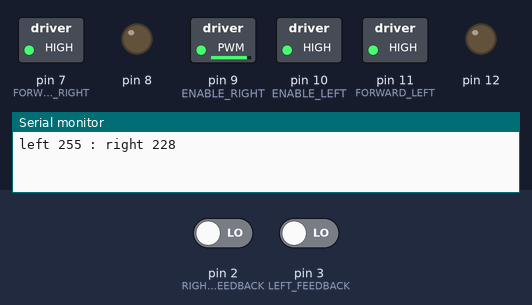
The sketch below on a simulated Arduino Uno, built with avr-gcc and run on an emulated ATmega328P. Parts: switched loads named in the sketch (green lamp = pin HIGH), output pins drawn as LEDs (lit = HIGH), the last lines printed to the serial monitor. The test bench sets the inputs (shaded band); at power-on: pin 2 (RIGHT_FEEDBACK) LOW, pin 3 (LEFT_FEEDBACK) LOW.

Above: at 0.1 s.
At 7.0 s:
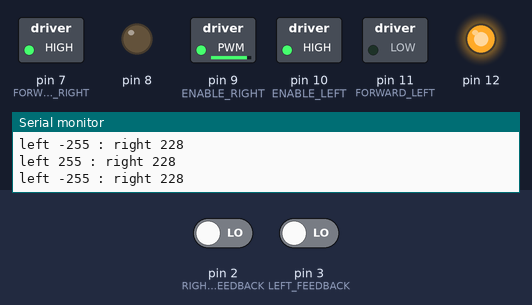
At 12.1 s:
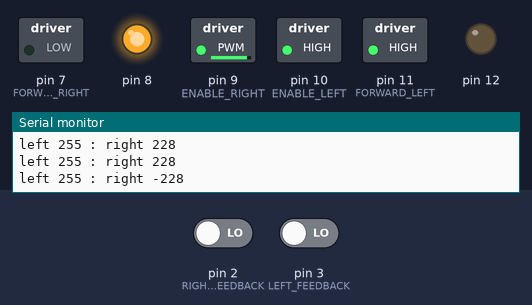
At 21.0 s:
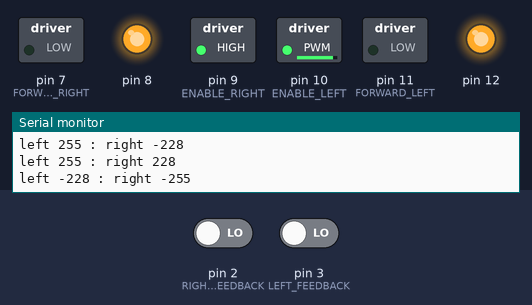
At 41.8 s:
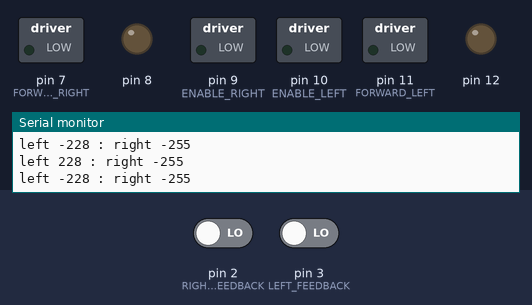
Timing chart, 0 to 43.3 s (numbered marks = the images above):
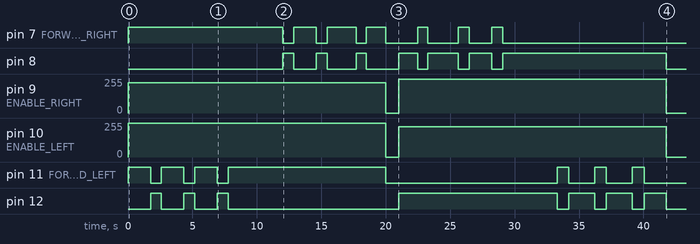

The sketch:

story_8.ino
```cpp
enum MotorPins
{
  FORWARD_RIGHT = 7,
  BACKWARD_RIGHT = 8,
  ENABLE_RIGHT = 9,
  ENABLE_LEFT = 10,
  FORWARD_LEFT = 11,
  BACKWARD_LEFT = 12
}; // the motor pins

enum FeedbackPins
{
  LEFT_FEEDBACK = 3,
  RIGHT_FEEDBACK = 2
};

const int CHECK_TIME = 50;
const int ADJUST = 2;
const int MAX_SPEED = 255;

const int QUARTER_TURN = 840; // the thing worked at 720

volatile int leftCount = 0;
volatile int rightCount = 0;

// the setup function runs when you press the board
void setup()
{
  Serial.begin(115200);
  attachInterrupt(digitalPinToInterrupt(LEFT_FEEDBACK), incrementLeft, RISING);
  attachInterrupt(digitalPinToInterrupt(RIGHT_FEEDBACK), incrementRight, RISING);

  for (int pin = FORWARD_RIGHT; pin <= BACKWARD_LEFT; pin++)
  {
    pinMode(pin, OUTPUT); // pin mode pin output
    digitalWrite(pin, LOW);
  }
  for(int i = 0; i < 3; i++)
  {
    go(255, 228, 1750);
    go(-255, 228, QUARTER_TURN);
  }
    go(255, 228, 2500);
    for(int i = 0; i < 2; i++)
  {
    go(255, 228, 1750);
    go(255, -228, QUARTER_TURN);
  }
  go(255, 228, 2250);
  go(255, -228, QUARTER_TURN - 55);
  go(255, 228, 1500);

  delay(1000);

  go(-228, -255, 1500);
  go(-228, 255, QUARTER_TURN - 55);
  go(-228, -255, 2350);
  for(int i = 0; i < 2; i++)
  {
    go(-228, 255, QUARTER_TURN);
    go(-228, -255, 1750);
  }
  go(-228, -255, 2500);
  for(int i = 0; i < 2; i++)
  {
    go(228, -255, QUARTER_TURN + 60);
    go(-228, -255, 2000);
  }
  go(228, -255, QUARTER_TURN + 100);
  go(-228, -255, 1700);


}

void incrementLeft()
{
  leftCount++;
}
void incrementRight()
{
  rightCount++;
}

void go(int left, int right, int ms)
{
  Serial.print("left ");
  Serial.print(left);
  Serial.print(" : right ");
  Serial.println(right);

  digitalWrite((left < 0) ? BACKWARD_LEFT : FORWARD_LEFT, HIGH);
  digitalWrite((right < 0) ? BACKWARD_RIGHT : FORWARD_RIGHT, HIGH);
  analogWrite(ENABLE_LEFT, abs(left));
  analogWrite(ENABLE_RIGHT, abs(right));
  delay(ms);
  analogWrite(ENABLE_LEFT, 0);
  analogWrite(ENABLE_RIGHT, 0);
  digitalWrite((left < 0) ? BACKWARD_LEFT : FORWARD_LEFT, LOW);
  digitalWrite((right < 0) ? BACKWARD_RIGHT : FORWARD_RIGHT, LOW);
}

void snake()
{
  digitalWrite(FORWARD_RIGHT, HIGH);
  digitalWrite(FORWARD_LEFT, HIGH);
  digitalWrite(ENABLE_RIGHT, HIGH);
  digitalWrite(ENABLE_LEFT, HIGH);
  delay(1999);
  analogWrite(ENABLE_LEFT, 64);
  analogWrite(ENABLE_RIGHT, 255);
  delay(3000);
  analogWrite(ENABLE_LEFT, 255);
  analogWrite(ENABLE_RIGHT, 64);
  delay(3000);
  analogWrite(ENABLE_LEFT, 64);
  analogWrite(ENABLE_RIGHT, 255);
  delay(3000);
  analogWrite(ENABLE_LEFT, 255);
  analogWrite(ENABLE_RIGHT, 64);
  delay(2000);
  digitalWrite(FORWARD_RIGHT, LOW);
  digitalWrite(FORWARD_LEFT, LOW);
  digitalWrite(ENABLE_RIGHT, LOW);
  digitalWrite(ENABLE_LEFT, LOW);
  delay(2000);
}


// the loop function runs
void loop()
{
  /*
  if (millis() > 10000)
  {
    for (int pin = FORWARD_RIGHT; pin <= BACKWARD_LEFT; pin++)
    {
      digitalWrite(pin, LOW);
    }
    return;
  }

  int dist = leftCount - rightCount;
  go(MAX_SPEED - abs(max(0, dist * ADJUST)), MAX_SPEED - abs(min(0, dist * ADJUST)), CHECK_TIME);
  */
}
```
